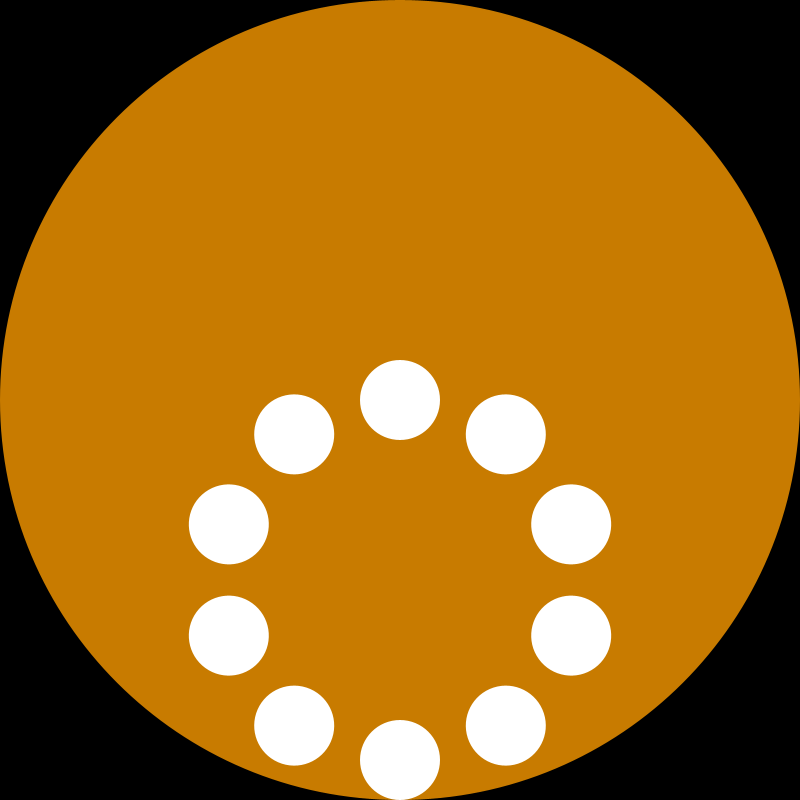
Frame 1 (no input)
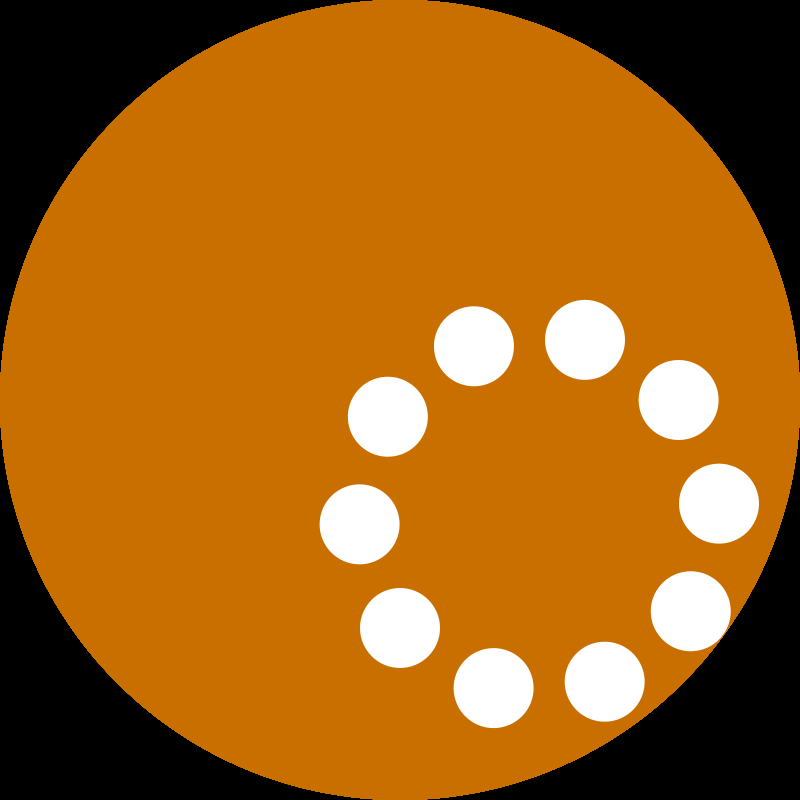
Frame 60 (the mouse pressed at the canvas centre just before this capture)
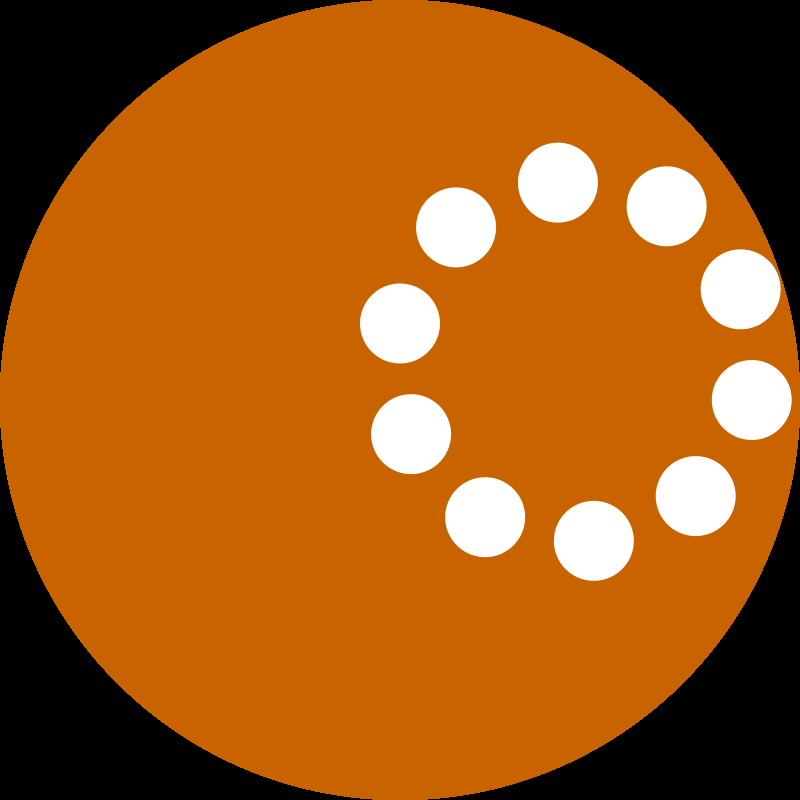
Frame 120 (the mouse held since frame 60 and released just before this capture)

The Processing sketch that drew these frames (run headless with seeded random() and noise(); from frame 60 on, the mouse is pressed at the canvas centre):

// Processing sketch: processing_155496
// ── processing_155496.pde

int discs, oneAtATime;
float discSize, angularSpeed;
float bigCircle, timerForLines;
boolean viewLines, viewLines2, textDisplayed, individualDisks;

void setup(){
 size(800,800);
 //frame.setResizable(true);
 background(0);
 discs = (int) random(6,13);
 viewLines = false;
 viewLines2 = false;
 textDisplayed = false;
 individualDisks = false;
 oneAtATime = 1;
}
void draw(){
  //draw big circle
  //start colour at orange and change over a few frames to red
  if (123-frameCount/5 < 0){
    fill(200,0,0);
  } else {
    fill(200,123-frameCount/5,0);
  }
  
  //set 0,0 to middle of the screen
  translate(width/2,height/2);
  
  // set diameter to smaller of width or height
  if (height <= width){
    bigCircle = height;
  } else {
    bigCircle = width;
  }
  //no outline to the big circle
  noStroke();
  //draw the big circle
  ellipse(0, 0, bigCircle, bigCircle);

  // draw the discs (white circles)
  if (!textDisplayed) {
    discSize = bigCircle/discs;
    noStroke();
    for (int i=0; i<discs; i++) {
      pushMatrix();
      rotate((PI/discs)*i);
      float x = map(sin(angularSpeed+(PI/discs)*i), -1, 1, -bigCircle/2+discSize/2, bigCircle/2-discSize/2);
      fill(255);
      ellipse(x, 0, discSize, discSize);
      popMatrix();
    }
    angularSpeed += 0.015;
  }
  
  if (frameCount > 1000 && frameCount < 1200) {
    textDisplayed = true;
    background(0);
    textSize(width/40);
    fill(255);
    text("Each disc is moving in a straight line.",0-textWidth("Each disc is moving in a straight line.")/2,0);
  }

  if (frameCount == 1200) {  
    textDisplayed = false;
  }
  if (frameCount > 1240 && frameCount < 2200 || viewLines) {  
    for (int i=0; i<discs; i++){
      pushMatrix();
      rotate(PI/2 + (PI/discs)*i);
      stroke(0,0,255);
      strokeWeight(1);
      line(0, -height/2, 0, height/2);
      popMatrix();
    }
  }

  if (frameCount > 2200 && frameCount < 2400) {
    textDisplayed = true;
    background(0);
    textSize(width/40);
    fill(255);
    text("Watch as one disc is added at a time.",0-textWidth("Watch as one disc is added at a time.")/2,0);
    if (frameCount == 2399) {
      individualDisks = true;
      timerForLines = millis();
      viewLines2 = true;
    }
  }
  if (individualDisks) {
    discSize = bigCircle/discs;
    noStroke();
    for (int i=0; i<oneAtATime; i++) {
      pushMatrix();
      rotate((PI/discs)*i);
      float x = map(sin(angularSpeed+(PI/discs)*i), -1, 1, -bigCircle/2+discSize/2, bigCircle/2-discSize/2);
      fill(255);
      ellipse(x, 0, discSize, discSize);
      popMatrix();
    }
    if (viewLines2){
      for (int i=0; i<oneAtATime; i++) {
        pushMatrix();
        rotate(PI/2 + (PI/discs)*i);
        stroke(0,0,255);
        strokeWeight(1);
        line(0, -height/2, 0, height/2);
        popMatrix();
      }
    }
    if ((millis() - timerForLines)/1000 > 4 && oneAtATime <= discs){
      oneAtATime = oneAtATime + 1;
      timerForLines = millis();
    }
    if ((millis() - timerForLines)/1000 > 10) {
          viewLines2 = false;
    }
    angularSpeed += 0.015;   
  } 
}
void keyPressed(){
  if (key == 'l'){
    viewLines = true;
  } else if (key == 'n'){
    viewLines = false;
    viewLines2 = false;
  }
  if (key == '<' && discs > 4){
    discs = discs - 1;
  } else if (key == '>' && discs < 100){
    discs = discs + 1;
    oneAtATime = discs;
  }
}
